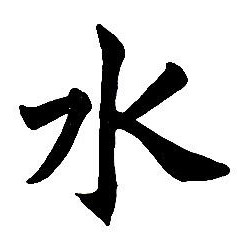
%> input picture FGMM/input.jpg, 237 x 239 px
$ octave --eval "result = ImgProcess(imread('../input.jpg'));"   (GNU Octave 9; MATLAB toolbox functions it lacks are replaced by stand-ins)
%> lines starting %> are read from the running program, lines starting %| are printed output that depends on the picture; in (x1, y1, x2, y2) boxes, pixels count from 0 and x2, y2 are one past the last pixel; in counts of white or black regions, pixels touching at a corner belong together; the program's own positions count from 1
function [img,data] = ImgProcess(img)
    img = imresize(img,[100,100]);
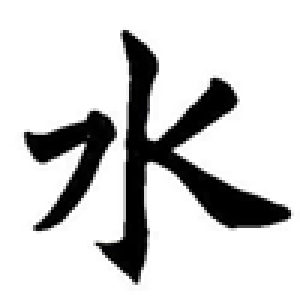
%> img: size 100x100x3 uint8 (shown 3 times larger); mean R, G, B 208.3, 208.3, 208.3
    img = imbinarize(img);
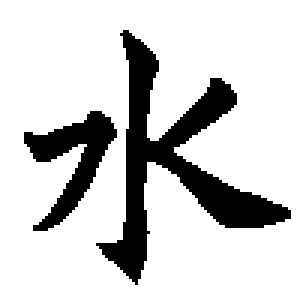
%> img: size 100x100x3 logical (shown 3 times larger); 81.6% white; 2 black regions, box (x1, y1, x2, y2) and area: (32, 10, 97, 95) 1369, (8, 37, 39, 77) 474
    [data(:,1),data(:,2)]=find(~img);
end

$ run again, on FGMM/na.jpg
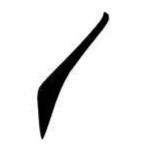
%> input picture FGMM/na.jpg, 150 x 150 px
%> in ImgProcess, `img = imresize(img,[100,100]);`:
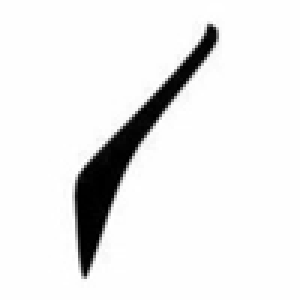
%> img: size 100x100x3 uint8 (shown 3 times larger); min 0, max 255, mean 235.1
%> in ImgProcess, `img = imbinarize(img);`:
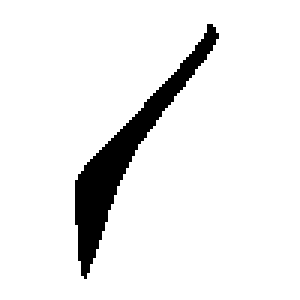
%> img: size 100x100x3 logical (shown 3 times larger); 92.5% white; 1 black region, box (x1, y1, x2, y2) and area: (25, 8, 73, 93) 750
